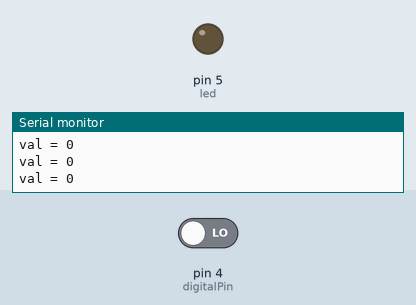
The sketch below on a simulated Arduino Uno, built with avr-gcc and run on an emulated ATmega328P. Shown: output pins drawn as LEDs (lit = HIGH), the last lines printed to the serial monitor. Inputs (shaded band) come from the test bench; at power-on: pin 4 (digitalPin) LOW.

Above: at 1.2 s.
1.3 s: pin 4 (digitalPin) driven HIGH
At 2.3 s:
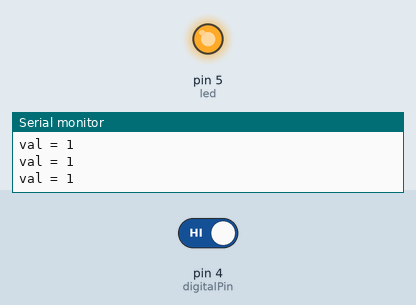
2.8 s: pin 4 (digitalPin) driven LOW
At 3.3 s:
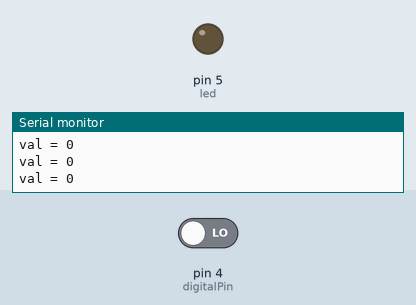
Timing chart, 0 to 5.8 s (numbered marks = the images above; inputs shaded):
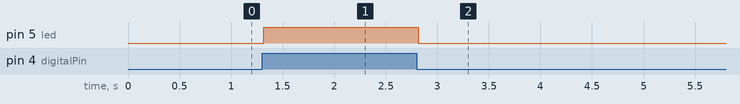

The sketch:

Sensor_starter.ino
```cpp
int led = 5;
int digitalPin = 4;
int val = 0;
void setup() {
  pinMode(led, OUTPUT);
  pinMode(digitalPin, INPUT);
  Serial.begin(9600);
}

void loop() {
  /*digitalWrite(led, HIGH);
  delay(1000);
  digitalWrite(led, LOW);
  delay(1000);*/
  val = digitalRead(digitalPin);
  Serial.print("val = ");
  Serial.println(val);
  if (val == 1) {
    digitalWrite(led, HIGH);
  }
  else {
    digitalWrite(led, LOW);
  }

}
```

Measured:
- after the input at 1.3 s, pin 5 (led): LOW → HIGH at once
- after the input at 2.8 s, pin 5 (led): HIGH → LOW at once
